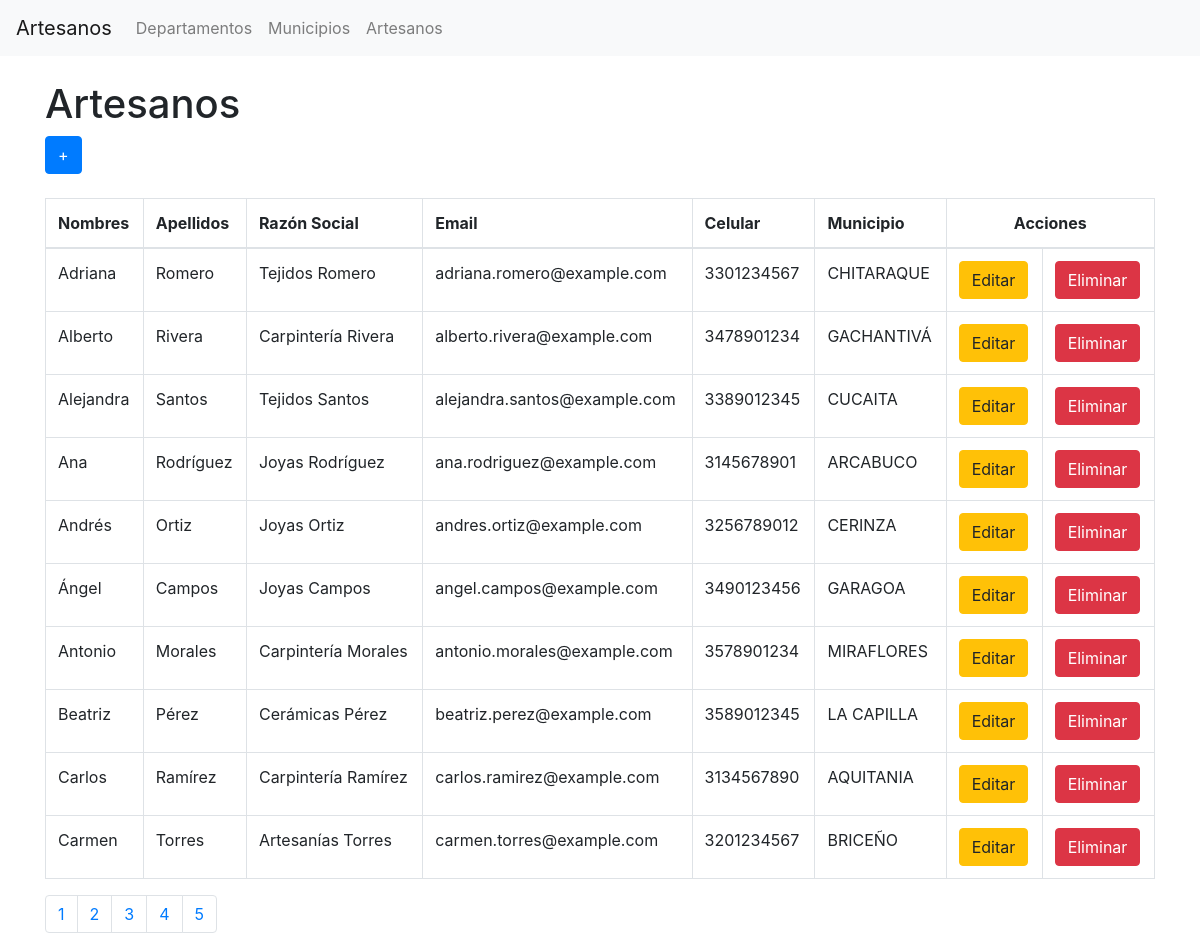
The app's page /artesano/index.php with its own data.
### tables this page shows
CREATE TABLE artesano (
   art_id INT AUTO_INCREMENT PRIMARY KEY,
   art_mun_id VARCHAR(5) NOT NULL,
   art_nombres VARCHAR(50) NOT NULL,
   art_apellidos VARCHAR(50) NOT NULL,
   art_razon_social VARCHAR(150) NOT NULL,
   art_descripccion TEXT,
   art_email VARCHAR(50) NOT NULL,
   art_celular VARCHAR(10) NOT NULL,
   CONSTRAINT fk_artesano_municipio FOREIGN KEY (art_mun_id) REFERENCES municipio (mun_id)
);

CREATE TABLE municipio (
   mun_id VARCHAR(5) PRIMARY KEY,
   mun_dept_id VARCHAR(2) NOT NULL,
   mun_nombre VARCHAR(50) NOT NULL,
   CONSTRAINT fk_municipio_depto FOREIGN KEY (mun_dept_id) REFERENCES departamento (dept_id)
);

### artesano/index.php (the view, shortened to what this page needs)
<?php
include '../config.php';
$limit = 10;
if (isset($_GET["page"])) {
    $page  = $_GET["page"];
} else {
    $page=1;
};
$start_from = ($page-1) * $limit;
$sql = "SELECT artesano.*, municipio.mun_nombre
        FROM artesano
        JOIN municipio ON artesano.art_mun_id = municipio.mun_id
        ORDER BY artesano.art_nombres ASC
        LIMIT $start_from, $limit";
$rs_result = $conn->query($sql);
?>
<!DOCTYPE html>
<html>
<head>
    <link href="https://maxcdn.bootstrapcdn.com/bootstrap/4.0.0/css/bootstrap.min.css" rel="stylesheet">
</head>
<body>
<nav class="navbar navbar-expand-lg navbar-light bg-light">
        <a class="navbar-brand" href="../index.php">Artesanos</a>
        <div class="collapse navbar-collapse">
            <ul class="navbar-nav mr-auto">
                <li class="nav-item">
                    <a class="nav-link" href="../departamento/index.php">Departamentos</a>
                </li>
                <li class="nav-item">
                    <a class="nav-link" href="../municipio/index.php">Municipios</a>
                </li>
                <li class="nav-item">
                    <a class="nav-link" href="index.php">Artesanos</a>
                </li>
            </ul>
        </div>
    </nav>
<div class="container">
	<h1 class="mt-4">Artesanos</h1>
    <a href="create.php" class="btn btn-primary mb-4">+</a>
    <table class="table table-bordered">
        <thead>
            <tr>
                <th>Nombres</th>
                <th>Apellidos</th>
                <th>Razón Social</th>
                <th>Email</th>
                <th>Celular</th>
                <th>Municipio</th>
                <th class="text-center"colspan="2">Acciones</th>
            </tr>
        </thead>
        <tbody>
            <?php while ($row = $rs_result->fetch_assoc()) { ?>
            <tr>
                <td><?php echo $row["art_nombres"]; ?></td>
                <td><?php echo $row["art_apellidos"]; ?></td>
                <td><?php echo $row["art_razon_social"]; ?></td>
                <td><?php echo $row["art_email"]; ?></td>
                <td><?php echo $row["art_celular"]; ?></td>
                <td><?php echo $row["mun_nombre"]; ?></td>
                <td>
                    <a href="update.php?id=<?php echo $row["art_id"]; ?>" class="btn btn-warning">Editar</a>
                </td>
				<td>
					<a href="delete.php?id=<?php echo $row["art_id"]; ?>" class="btn btn-danger">Eliminar</a>
				</td>
            </tr>
            <?php }; ?>
        </tbody>
    </table>
    <?php
    $sql = "SELECT COUNT(art_id) FROM artesano";
    $rs_result = $conn->query($sql);
    $row = $rs_result->fetch_row();
    $total_records = $row[0];
    $total_pages = ceil($total_records / $limit);
    $pagLink = "<nav><ul class='pagination'>";
    for ($i=1; $i<=$total_pages; $i++) {
        $pagLink .= "<li class='page-item'><a class='page-link' href='index.php?page=".$i."'>".$i."</a></li>";
    };
    echo $pagLink . "</ul></nav>";
    ?>
</div>
</body>
</html>

### records on screen
artesano: art_nombres "Adriana", art_apellidos "Romero", art_razon_social "Tejidos Romero", art_email "adriana.romero@example.com", art_celular "3301234567", art_mun.mun_nombre "CHITARAQUE"
artesano: art_nombres "Alberto", art_apellidos "Rivera", art_razon_social "Carpintería Rivera", art_email "alberto.rivera@example.com", art_celular "3478901234", art_mun.mun_nombre "GACHANTIVÁ"
artesano: art_nombres "Alejandra", art_apellidos "Santos", art_razon_social "Tejidos Santos", art_email "alejandra.santos@example.com", art_celular "3389012345", art_mun.mun_nombre "CUCAITA"
artesano: art_nombres "Ana", art_apellidos "Rodríguez", art_razon_social "Joyas Rodríguez", art_email "ana.rodriguez@example.com", art_celular "3145678901", art_mun.mun_nombre "ARCABUCO"
artesano: art_nombres "Andrés", art_apellidos "Ortiz", art_razon_social "Joyas Ortiz", art_email "andres.ortiz@example.com", art_celular "3256789012", art_mun.mun_nombre "CERINZA"
artesano: art_nombres "Ángel", art_apellidos "Campos", art_razon_social "Joyas Campos", art_email "angel.campos@example.com", art_celular "3490123456", art_mun.mun_nombre "GARAGOA"
artesano: art_nombres "Antonio", art_apellidos "Morales", art_razon_social "Carpintería Morales", art_email "antonio.morales@example.com", art_celular "3578901234", art_mun.mun_nombre "MIRAFLORES"
artesano: art_nombres "Beatriz", art_apellidos "Pérez", art_razon_social "Cerámicas Pérez", art_email "beatriz.perez@example.com", art_celular "3589012345", art_mun.mun_nombre "LA CAPILLA"
artesano: art_nombres "Carlos", art_apellidos "Ramírez", art_razon_social "Carpintería Ramírez", art_email "carlos.ramirez@example.com", art_celular "3134567890", art_mun.mun_nombre "AQUITANIA"
artesano: art_nombres "Carmen", art_apellidos "Torres", art_razon_social "Artesanías Torres", art_email "carmen.torres@example.com", art_celular "3201234567", art_mun.mun_nombre "BRICEÑO"
